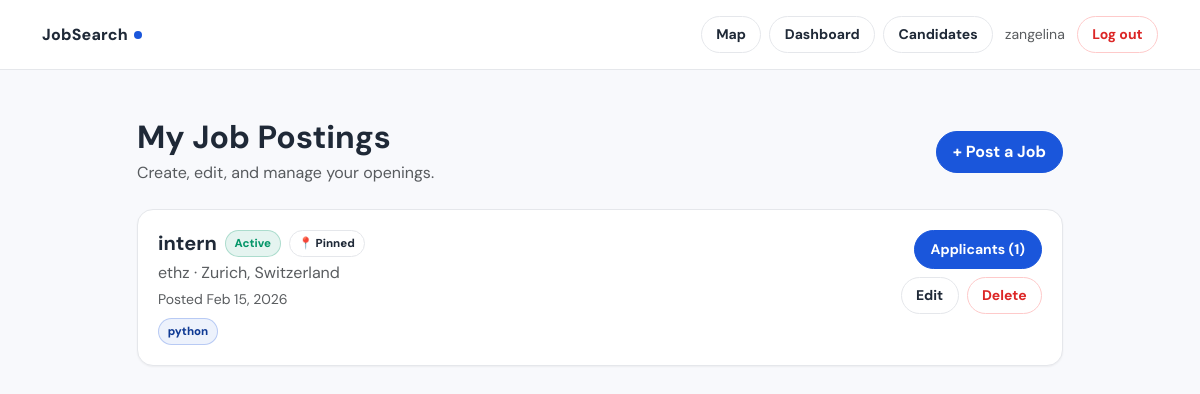
The page /recruiter/dashboard/ (signed in) on the database its author committed.
### jobs/models.py (models this page shows, shortened)
class CustomUser(AbstractUser):
    class Role(models.TextChoices):
        JOB_SEEKER = "job_seeker", "Job Seeker"
        RECRUITER = "recruiter", "Recruiter"
        ADMIN = "admin", "Admin"
    role = models.CharField(
        max_length=20,
        choices=Role.choices,
        default=Role.JOB_SEEKER,
    )
    def is_job_seeker(self):
        return self.role == self.Role.JOB_SEEKER
    def is_recruiter(self):
        return self.role == self.Role.RECRUITER

class JobPosting(models.Model):
    class JobType(models.TextChoices):
        REMOTE = "remote", "Remote"
        ONSITE = "onsite", "On-site"
        HYBRID = "hybrid", "Hybrid"
    class ExperienceLevel(models.TextChoices):
        ENTRY = "entry", "Entry Level"
        MID = "mid", "Mid Level"
        SENIOR = "senior", "Senior Level"
        INTERN = "intern", "Internship"
    recruiter = models.ForeignKey(
        CustomUser, on_delete=models.CASCADE, related_name="job_postings"
    )
    title = models.CharField(max_length=200)
    company = models.CharField(max_length=200)
    description = models.TextField()
    skills = models.TextField(blank=True, help_text="Comma-separated skills")
    location = models.CharField(max_length=200, blank=True)
    latitude = models.FloatField(null=True, blank=True)
    longitude = models.FloatField(null=True, blank=True)
    job_type = models.CharField(
        max_length=20, choices=JobType.choices, default=JobType.ONSITE
    )
    experience_level = models.CharField(
        max_length=20, choices=ExperienceLevel.choices, default=ExperienceLevel.ENTRY
    )
    salary_min = models.PositiveIntegerField(null=True, blank=True)
    salary_max = models.PositiveIntegerField(null=True, blank=True)
    visa_sponsorship = models.BooleanField(default=False)
    is_active = models.BooleanField(default=True)
    created_at = models.DateTimeField(auto_now_add=True)
    updated_at = models.DateTimeField(auto_now=True)
    class Meta:
        ordering = ["-created_at"]
    def skills_list(self):
        return [s.strip() for s in self.skills.split(",") if s.strip()]

### jobs/views.py (the view)
# urls.py: path("recruiter/dashboard/", views.recruiter_dashboard, name="recruiter_dashboard"),
@login_required
def recruiter_dashboard(request):
    if not request.user.is_recruiter():
        return redirect("home")
    jobs = JobPosting.objects.filter(recruiter=request.user)
    return render(request, "jobs/recruiter_dashboard.html", {"jobs": jobs})

### jobs/templates/jobs/recruiter_dashboard.html (shortened to what this page needs)
{% extends "jobs/base.html" %}
{% block content %}
<div class="container py-5" style="max-width: 950px;">
  <div class="d-flex justify-content-between align-items-center mb-4">
    <div>
      <h2 class="fw-bold mb-1">My Job Postings</h2>
      <div class="text-muted">Create, edit, and manage your openings.</div>
    </div>
    <a href="{% url 'job_create' %}" class="btn btn-brand">+ Post a Job</a>
  </div>
  {% if jobs %}
    {% for job in jobs %}
    <div class="js-card js-card-hover mb-2">
      <div class="d-flex justify-content-between align-items-start gap-3">
        <div class="flex-grow-1">
          <div class="d-flex align-items-center gap-2 flex-wrap">
            <h5 class="fw-bold mb-0">{{ job.title }}</h5>
            {% if job.is_active %}
              <span class="js-badge js-badge-success">Active</span>
            {% else %}
              <span class="js-badge js-badge-muted">Inactive</span>
            {% endif %}
            {% if job.latitude and job.longitude %}
              <span class="js-badge js-badge-info">📍 Pinned</span>
            {% endif %}
          </div>
          <div class="text-muted mt-1">
            {{ job.company }} · {{ job.location|default:"No location" }}
          </div>
          <div class="text-muted small mt-1">
            Posted {{ job.created_at|date:"M j, Y" }}
          </div>
          {% if job.skills_list %}
          <div class="mt-2 d-flex flex-wrap gap-1">
            {% for skill in job.skills_list %}
              <span class="js-badge js-badge-skill">{{ skill }}</span>
            {% endfor %}
          </div>
          {% endif %}
        </div>
        <div class="d-flex flex-column gap-2 flex-shrink-0 align-items-end">
          <a href="{% url 'job_applicants' job.pk %}" class="btn btn-brand btn-sm">
            Applicants ({{ job.applications.count }})
          </a>
          <div class="d-flex gap-2">
            <a href="{% url 'job_edit' job.pk %}" class="btn btn-ghost btn-sm">Edit</a>
            <a href="{% url 'job_delete' job.pk %}" class="btn btn-ghost btn-sm" style="color:var(--danger);border-color:#fecaca;">Delete</a>
          </div>
        </div>
      </div>
    </div>
    {% endfor %}
  {% endif %}
</div>
{% endblock %}

### jobs/templates/jobs/base.html (shortened to what this page needs)
<!doctype html>
<html lang="en">
<head>
  <link href="https://cdn.jsdelivr.net/npm/bootstrap@5.3.3/dist/css/bootstrap.min.css" rel="stylesheet">
</head>
<body>
<nav class="js-nav">
  <div class="container d-flex align-items-center py-3">
    <a class="js-brand" href="{% url 'home' %}">
      JobSearch<span class="js-brand-dot"></span>
    </a>
    <div class="ms-auto d-flex align-items-center gap-2">
      {% if user.is_authenticated %}
        <a class="btn btn-ghost btn-sm" href="{% url 'job_map' %}">Map</a>
        {% if user.is_recruiter %}
          <a class="btn btn-ghost btn-sm" href="{% url 'recruiter_dashboard' %}">Dashboard</a>
          <a class="btn btn-ghost btn-sm" href="{% url 'recruiter_candidate_search' %}">Candidates</a>
        {% endif %}
        <span class="text-muted small ms-1">{{ user.username }}</span>
        <form method="post" action="{% url 'logout' %}" class="d-inline ms-1">
          <button class="btn btn-ghost btn-sm" type="submit" style="color:var(--danger);border-color:#fecaca;">Log out</button>
        </form>
      {% else %}
        <a class="btn btn-ghost btn-sm" href="{% url 'register_recruiter' %}">Recruiter</a>
        <a class="btn btn-ghost btn-sm" href="{% url 'register_seeker' %}">Job Seeker</a>
        <a class="btn btn-brand btn-sm" href="{% url 'login' %}">Sign in</a>
      {% endif %}
    </div>
  </div>
</nav>
{% block content %}{% endblock %}
</body>
</html>

### jobs/templates/jobs/base.html (style rules this page uses)
:root { --brand: #1a56db; --brand-light: #e8effc; --brand-dark: #0f3a94; --surface: #f8f9fc; --card: #ffffff; --border: #e5e7eb; --text: #1f2937; --text-muted: #6b7280; --success: #059669; --danger: #dc2626; --warning: #d97706; --info: #0891b2; --shadow-sm: 0 1px 2px rgba(0,0,0,.05); --shadow-md: 0 8px 24px rgba(17,24,39,.08); }
body { font-family: "DM Sans", system-ui, -apple-system, Segoe UI, Roboto, Arial, sans-serif; background: var(--surface); color: var(--text); }
.js-nav { background: rgba(255,255,255,.9); backdrop-filter: blur(10px); border-bottom: 1px solid var(--border); position: sticky; top: 0; z-index: 100; }
.js-brand { text-decoration: none; font-weight: 800; color: var(--text); letter-spacing: .2px; }
.js-brand-dot { width: 8px; height: 8px; border-radius: 50%; display: inline-block; width: 8px; height: 8px; background: var(--brand); border-radius: 999px; margin-left: 6px; transform: translateY(-1px); }
.btn-brand { background: var(--brand); color: white; border: 1px solid var(--brand); border-radius: 999px; font-weight: 700; padding: .5rem 1rem; }
.btn-ghost { background: white; border: 1px solid var(--border); border-radius: 999px; font-weight: 700; color: var(--text); padding: .45rem .9rem; }
.js-card { background: var(--card); border: 1px solid var(--border); border-radius: 16px; padding: 1.25rem; box-shadow: var(--shadow-sm); }
.js-badge { display: inline-flex; align-items: center; gap: .25rem; padding: .25rem .55rem; border-radius: 999px; font-size: .72rem; font-weight: 800; border: 1px solid var(--border); background: white; color: var(--text); }
.js-badge-skill { border-color: rgba(26,86,219,.25); background: rgba(26,86,219,.08); color: var(--brand-dark); }
.js-badge-success { border-color: rgba(5,150,105,.25); background: rgba(5,150,105,.10); color: var(--success); }

### rows shown on the page
CustomUser: username "zangelina"
JobPosting: title "intern", is_active "Active", latitude "📍 Pinned", company "ethz", location "Zurich, Switzerland", created_at "Feb 15, 2026", skills_list "python", applications.count "1"
